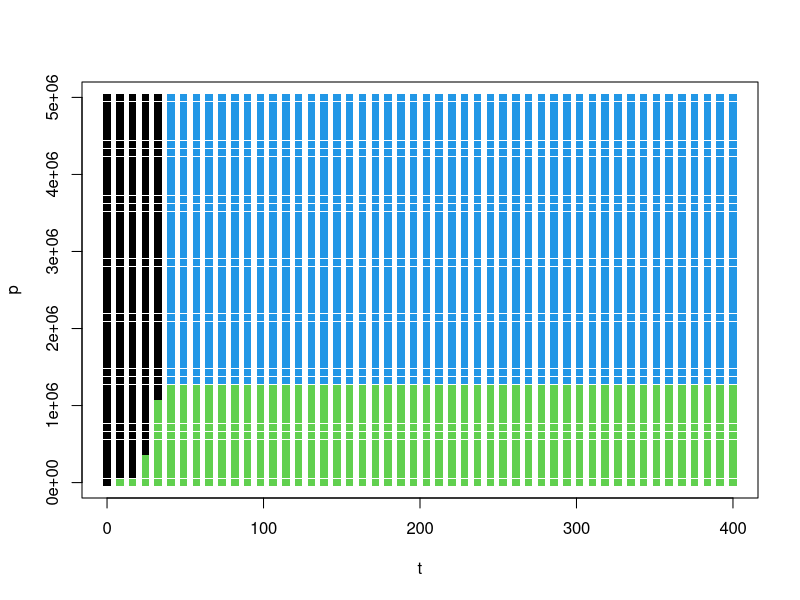

R code for this plot: (Note: this script raises an error after producing the figure.)


    get_clapeyron_slope = function(L,M) {
        R_u = 8.3144598
        R = R_u/M
        m = -(R/L)
        return(m)
    }

    get_clapeyron_intercept = function(m, p, t) {
        b = (1/t) - m*log(p)
        return(b)
    }

    get_basic_phase = function(
        p, # current pressure
        t, # current temperature
        m, # clapeyron slope
        b, # clapeyron intercept
        a, # simon glatzel slope
        c, # simon glatzel exponent
        p0,# triple point pressure
        t0,# triple point temperature
        pc,# critical point pressure
        tc,# critical point temperature
        has_simon_glatzel_exponent,
        has_critical_point
    ){
        if (t > tc && p > pc && has_critical_point)
        {
            return(3);
        }
        else if ( t > 1/(m*log(p)+b) )
        {
            return(2);
        }
        else if ( p < p0 )
        {
            return(0);
        }
        else if ( t > ( t0 * ((p-p0)/a + 1)^(1/c) ) && has_simon_glatzel_exponent )
        {
            return(1);
        }
        else if ( t > t0 + (p-p0)/a ) # linear relation, for when simon glatzel exponent can't be determined
        {
            return(1);
        }
        else
        {
            return(0);
        }
    }


p=rep(seq(0,5e6,length=50), times=50)
t=rep(seq(0,400,length=50), each=50)

# Substance                                        T0      P0(kPa)    a(bars)  c        L(J/kg)   M(kg/mol) m = -R/L  b       Tc     Pc(kPa)   
# Hydrogen                                         13.84   7.04       274.22   1.74407  455000    0.002016  -0.009064 0.1564  33.20  1300    
#                                                  p     t      m           b        a         c        p0         t0        pc          tc  
phase=sapply(seq(p), function(i){ get_basic_phase( p[i], t[i], -0.009064  , 0.1564 , 274.22  , 1.7441 , 7.04e3   , 13.84   , 1300e3    , 33.20  , TRUE , TRUE ) }) #Helium                                           
plot(t,p,col=phase+1, pch=15)
phase=sapply(seq(p), function(i){ g.c_basic_phase( p[i], t[i], -0.001379  , 0.0287 , 1606.5e5, 1.7910 , 12.6e3   , 63.1604 , 3390e3    , 126.2  , TRUE , TRUE ) }) #Nitrogen                                         
phase=sapply(seq(p), function(i){ get_basic_phase( p[i], t[i], -0.080453  , 1.1557 , 50.96e5 , 1.5602 , 5.048e3  , 2.1768  , 227e3     , 5.19   , TRUE , TRUE ) }) #Helium                                           
phase=sapply(seq(p), function(i){ get_basic_phase( p[i], t[i], -0.002121  , 0.0384 , 2732.9e5, 1.7425 , 0.152e3  , 54.383  , 5050e3    , 154.6  , TRUE , TRUE ) }) #Oxygen                                           
phase=sapply(seq(p), function(i){ get_basic_phase( p[i], t[i], -0.001311  , 0.0268 , 2114e5  , 1.593  , 68.9e3   , 83.812  , 4870e3    , 150.8  , TRUE , TRUE ) }) #Argon                                            
phase=sapply(seq(p), function(i){ get_basic_phase( p[i], t[i], -2.81e-5   , 5.2e-4 , 1.07e11 , 1.76   , 0         , 1805    , 510000e3 , 8500   , FALSE, TRUE ) }) #Iron              lower bound for Pc is based on critical point of gold                                 
phase=sapply(seq(p), function(i){ get_basic_phase( p[i], t[i], -0.000140  , 0.0085 , 36.629e5, 0      , 11.7e3   , 90.66   , 4640e3    , 190.8  , FALSE, TRUE ) }) #Methane                                         
phase=sapply(seq(p), function(i){ get_basic_phase( p[i], t[i], -0.000386  , 0.0087 , 5270e5  , 4.3    , 6.060e3  , 195.30  , 11280e3   , 405.5  , TRUE , TRUE ) }) #Ammonia                                          
phase=sapply(seq(p), function(i){ get_basic_phase( p[i], t[i], -0.000190  , 0.0048 , -3952e5 , 9.0    , 0.6116e3 , 273.15  , 22060e3   , 647.1  , TRUE , TRUE ) }) #Water I(vapor) 
phase=sapply(seq(p), function(i){ get_basic_phase( p[i], t[i], -0.001277  , 0.0223 , 61.4e5, , 0      , 8e-1     , 90.35   , 4890e3    , 305.3  , FALSE, TRUE ) }) #Ethane                                         
phase=sapply(seq(p), function(i){ get_basic_phase( p[i], t[i], -0.001375  , 0.0282 , 45.27e5 , 0      , 15.37e3  , 68.146  , 3.49e6    , 132.85 , FALSE, TRUE ) }) #Carbon Monoxide   m and b are calculated from latent heat and may be off
phase=sapply(seq(p), function(i){ get_basic_phase( p[i], t[i], -0.000465  , 0.0107 , 4000e5  , 2.60   , 517e3    , 216.56  , 7380e3    , 304.19 , TRUE , TRUE ) }) #Carbon Dioxide                                  
phase=sapply(seq(p), function(i){ get_basic_phase( p[i], t[i], -0.000601  , 0.0031 , 82.29e5 , 0      , 21.92e3  , 109.50  , 6486e3    , 180.15 , FALSE, TRUE ) }) #Nitric Oxide
phase=sapply(seq(p), function(i){ get_basic_phase( p[i], t[i], -0.000341  , 0.0025 , 0       , 0      , 1.67e3   , 197.69  , 7873e3    , 430.65 , TRUE , TRUE ) }) #Sulfur dioxide
phase=sapply(seq(p), function(i){ get_basic_phase( p[i], t[i], -0.000689  , 0.0080 , 0       , 0      , 26e3     , 173.08  , 4059e3    , 374.21 , TRUE , TRUE ) }) #Tetraflouromethane
phase=sapply(seq(p), function(i){ get_basic_phase( p[i], t[i],            ,        , 0       , 0      ,          , 259.86  , 5400e3    , 456.65 , TRUE , TRUE ) }) #Cyanide           
phase=sapply(seq(p), function(i){ get_basic_phase( p[i], t[i],            ,        , 0       , 0      ,          , 155.10  , 6788e3    , 137.2  , TRUE , TRUE ) }) #Formaldehyde                                  
phase=sapply(seq(p), function(i){ get_basic_phase( p[i], t[i],            ,        , 0       , 0      , 4.3e-4   , 150     , 6300e3    , 514    , TRUE , TRUE ) }) #Ethanol                                       
phase=sapply(seq(p), function(i){ get_basic_phase( p[i], t[i],            ,        , 0       , 0      , 2.2e3    , 281.4   ,           ,        , TRUE , FALSE) }) #Formic Acid

phase=sapply(seq(p), function(i){ get_basic_phase( p[i], t[i], -2.61e-5   , 6.3e-4 ,         ,        , 10132e3  , 4765    ,           ,        , TRUE , FALSE) }) #Carbon(vapor)                                      
phase=sapply(seq(p), function(i){ get_basic_phase( p[i], t[i], -e.48e-5   , 1.0e-3 ,         ,        , 10132e3  , 4765    ,           ,        , TRUE , FALSE) }) #Carbon(liquid)                                    
phase=sapply(seq(p), function(i){ get_basic_phase( p[i], t[i],            ,        , 620e5   , 60     ,          , 251.20  ,           ,        , TRUE , FALSE) }) #Water III                                       
phase=sapply(seq(p), function(i){ get_basic_phase( p[i], t[i],            ,        , 4100e5  , 8.1    ,          , 256.2   ,           ,        , TRUE , FALSE) }) #Water V                                         
phase=sapply(seq(p), function(i){ get_basic_phase( p[i], t[i],            ,        , 7070e5  , 4.46   ,          , 273.32  ,           ,        , TRUE , FALSE) }) #Water VI                                        
phase=sapply(seq(p), function(i){ get_basic_phase( p[i], t[i],            ,        , 12980e5 , 3.11   ,          , 354.80  ,           ,        , TRUE , FALSE) }) #Water VII                                        


get_clapeyron_intercept(get_clapeyron_slope(216000, 0.028), 15.37, 68.146)
get_clapeyron_slope(216000, 0.028)